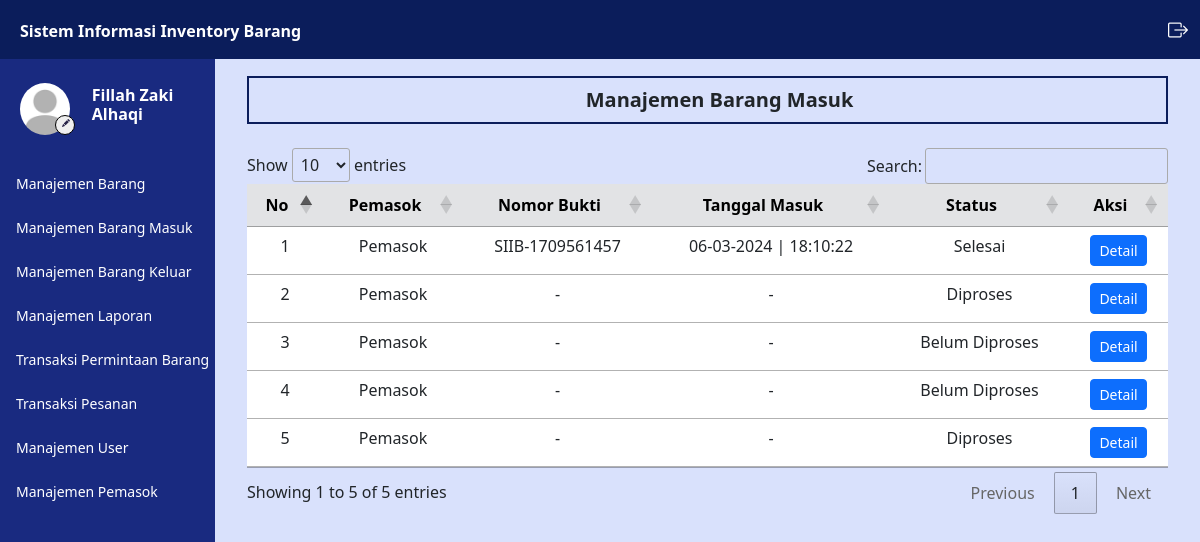
Page /admin/barang_masuk.php (signed in) on the committed database.
### tables this page shows
CREATE TABLE `user` (
  `iduser` int(11) NOT NULL,
  `username` varchar(50) NOT NULL,
  `password` varchar(100) NOT NULL,
  `nama` varchar(50) NOT NULL,
  `email` varchar(50) NOT NULL,
  `telepon` varchar(50) NOT NULL,
  `alamat` text NOT NULL,
  `instansi` varchar(50) DEFAULT NULL,
  `level` varchar(10) NOT NULL,
  `foto` varchar(100) DEFAULT NULL
);

CREATE TABLE `transaksi_pembelian` (
  `idtransaksi` int(11) NOT NULL,
  `tgl_transaksi` timestamp NOT NULL DEFAULT current_timestamp(),
  `kode_transaksi` varchar(50) NOT NULL,
  `status` varchar(45) NOT NULL,
  `idpemasok` int(11) NOT NULL
);

### controller/MainController.php (called while the page is built, shortened)
<?php
    $conn = mysqli_connect("localhost","root","","inventory");
    function query($query) {
        global $conn;
        $result = mysqli_query($conn, $query);
        $rows = [];
        while ($row = mysqli_fetch_assoc($result)) {
            $rows[] = $row;
        }
        return $rows;
    }
    function generateRandomKey()
    {
        $keyLength = 32;
        $randomBytes = openssl_random_pseudo_bytes($keyLength, $strong);
        if (!$strong) {
            $randomBytes = random_bytes($keyLength);
        }
        return base64_encode($randomBytes);
    }
    function enkripsi($kata)
    {
        $key = generateRandomKey();
        $string = openssl_encrypt($kata, 'AES-256-CBC', $key, 0, substr($key, 0, 16));
        $hasilEnkripsi = base64_encode($key . $string);
        return $hasilEnkripsi;
    }
    function dekripsi($kata)
    {
        $string = base64_decode($kata);
        $key = substr($string, 0, 44);
        $enkripsi = substr($string, 44);
        $hasil = openssl_decrypt($enkripsi, 'AES-256-CBC', $key, 0, substr($key, 0, 16));
        return $hasil;
    }
    function cari_user() {
        $id = dekripsi($_COOKIE['SIIB']);
        $result = query("SELECT * FROM user WHERE iduser = '$id'");
        if(count($result) == 1) {
            $result = $result[0];
            return $result;
        } else {
            echo "<script>
                    document.location.href='../logout.php';
                  </script>";
            exit;
        }
    }
    function validasi_admin() {
        $result = cari_user();
    }
?>

### admin/barang_masuk.php (the view, shortened to what this page needs)
<?php
    $data_transaksi = query("SELECT * FROM transaksi_pembelian");
?>
<html lang="en">
<head>
    <link href="https://cdn.jsdelivr.net/npm/bootstrap@5.3.0/dist/css/bootstrap.min.css" rel="stylesheet"
>
    <link rel="stylesheet" href="https://cdn.datatables.net/1.13.4/css/jquery.dataTables.min.css">
    <link rel="stylesheet" href="https://cdn.jsdelivr.net/npm/bootstrap-icons@1.11.3/font/bootstrap-icons.min.css">
    <link rel="stylesheet" href="../style.css">
</head>
<body>
    <div class="content">
        <?php
        require_once('../navbar/navbar.php');
        ?>
        <div class="main-container m-0">
            <div class="d-flex">
                <?php
                require_once('../navbar/sidebar.php');
                ?>
                <div class="contents px-3 py-3 mx-3">
                    <div class="box1">
                        <h5 class="text-dark mb-0 ms-4 text-center fw-bold">
                            Manajemen Barang Masuk
                        </h5>
                    </div>
                    <div class="mt-4">
                        <table id="example" class="table table-hover text-center">
                            <thead>
                                <tr class="table-secondary">
                                    <th class="text-center" scope="col">No</th>
                                    <th class="text-center" scope="col">Pemasok</th>
                                    <th class="text-center" scope="col">Nomor Bukti</th>
                                    <th class="text-center" scope="col">Tanggal Masuk</th>
                                    <th class="text-center" scope="col">Status</th>
                                    <th class="text-center" scope="col">Aksi</th>
                                </tr>
                            </thead>
                            <tbody>
                                <?php
                                    $i = 1;
                                    foreach($data_transaksi as $transaksi) :
                                        $idpemasok = $transaksi['idpemasok'];
                                        $pemasok = query("SELECT nama FROM user WHERE iduser = $idpemasok")[0];
                                        $idtransaksi = $transaksi['idtransaksi'];
                                        $barang_masuk = query("SELECT no_bukti, tgl_masuk FROM barang_masuk WHERE idtransaksi = $idtransaksi");
                                ?>
                                    <tr>
                                        <td>
                                            <?= $i; ?>
                                        </td>
                                        <td>
                                            <?= $pemasok['nama']; ?>
                                        </td>
                                        <td>
                                            <?php if($barang_masuk[0]['no_bukti'] == NULL)  : ?>
                                                -
                                            <?php else : ?>
                                                <?= $transaksi['kode_transaksi']; ?>
                                            <?php endif; ?>
                                        </td>
                                        <td>
                                            <?php if($barang_masuk[0]['tgl_masuk'] == NULL)  : ?>
                                                -
                                            <?php else : ?>
                                                <?= date("d-m-Y | H:i:s", strtotime($barang_masuk[0]['tgl_masuk'])); ?>
                                            <?php endif; ?>
                                        </td>
                                        <td>
                                            <?= $transaksi['status']; ?>
                                        </td>
                                        <td>
                                            <a href="../admin/detail_barang_masuk.php?id=<?= enkripsi($idtransaksi); ?>" class="btn btn-sm btn-primary">
                                                Detail
                                            </a>
                                        </td>
                                    </tr>
                                <?php
                                    $i++;
                                    endforeach;
                                ?>
                            </tbody>
                        </table>
                    </div>
                </div>
            </div>
        </div>
    </div>
</body>

### navbar/sidebar.php
<?php
    validasi_admin();
?>
<div class="sidebar" id="side_nav">
    <div class="content-side">
        <div class="profil pt-3">
            <div class="row d-flex align-items-center">
                <div class="col-sm-5 me-0">
                    <img src="../img/profil/<?= $user['foto']; ?>" class="rounded-circle" alt="profi">
                    <a href="../admin/profil.php">
                        <button class="rounded-circle"><i class="bi bi-pencil-fill"></i></button>
                    </a>
                </div>
                <div class="col-sm-7 text-white pe-3 p-0 m-0">
                    <h6 class="fw-bold">
                        <?= $user['nama']; ?>
                    </h6>
                </div>
            </div>
        </div>
        <div class="">
            <ul class="list-unstyled pt-3 fw-medium">
                <li class="">
                    <a href="../admin/barang.php" class="text-decoration-none d-block">
                        <span>Manajemen Barang</span>
                    </a>
                </li>
                <li class="">
                    <a href="../admin/barang_masuk.php" class="text-decoration-none d-block">
                        <span>Manajemen Barang Masuk</span>
                    </a>
                </li>
                <li class="">
                    <a href="../admin/barang_keluar.php" class="text-decoration-none d-block">
                        <span>Manajemen Barang Keluar</span>
                    </a>
                </li>
                <li class="">
                    <a href="../admin/laporan.php" class="text-decoration-none d-block">
                        <span>Manajemen Laporan</span>
                    </a>
                </li>
                <li class="">
                    <a href="../admin/transaksi.php" class="text-decoration-none d-block">
                        <span>Transaksi Permintaan Barang</span>
                    </a>
                </li>
                <li class="">
                    <a href="../admin/transaksi_pesan.php" class="text-decoration-none d-block">
                        <span>Transaksi Pesanan</span>
                    </a>
                </li>
                <li class="">
                    <a href="../admin/user.php" class="text-decoration-none d-block">
                        <span>Manajemen User</span>
                    </a>
                </li>
                <li class="">
                    <a href="../admin/pemasok.php" class="text-decoration-none d-block">
                        <span>Manajemen Pemasok</span>
                    </a>
                </li>
            </ul>
        </div>
    </div>
</div>

### style.css (style rules this page uses)
body { background: #d9e1fc; margin: 0; padding: 0; border: 0; }
.content { min-height: 100vh; width: 100%; }
.sidebar { background: #192a80; min-width: 215px; max-width: 215px; transition: all ease-in 0.3s; min-height: 100vh; }
.sidebar ul { padding: 0 11px; }
.sidebar li { margin: 7px 0; }
.sidebar li a { color: white; padding: 8px 5px; font-size: 14px; margin-left: 0; }
.content-side { position: fixed; margin-top: 60px; }
.sidebar .profil img { width: 50px; height: 66px; margin-left:20px; padding: 7px 0; display: block; transition: all ease-in 0.3s; object-fit: cover; }
.sidebar .profil button { border: 1px solid black; position: absolute; margin-top: -27px; margin-left: 55px; width: 20px; height: 20px; }
.sidebar .profil button i { font-size: 8px; color: #272247; margin-top: -6px; margin-left: -3px; position: absolute; }
.contents { width: 100%; margin-top: 60px; }
.box1 { border: #0b1d5b solid 2px; padding: 10px; }

### rows in the picture
user: foto (placeholder picture), nama "Fillah Zaki Alhaqi"
transaksi_pembelian: idpemasok.nama "Pemasok", kode_transaksi "SIIB-1709561457", tgl_masuk "06-03-2024 | 18:10:22", status "Selesai"
transaksi_pembelian: idpemasok.nama "Pemasok", status "Diproses"
transaksi_pembelian: idpemasok.nama "Pemasok", status "Belum Diproses"
transaksi_pembelian: idpemasok.nama "Pemasok", status "Belum Diproses"
transaksi_pembelian: idpemasok.nama "Pemasok", status "Diproses"
